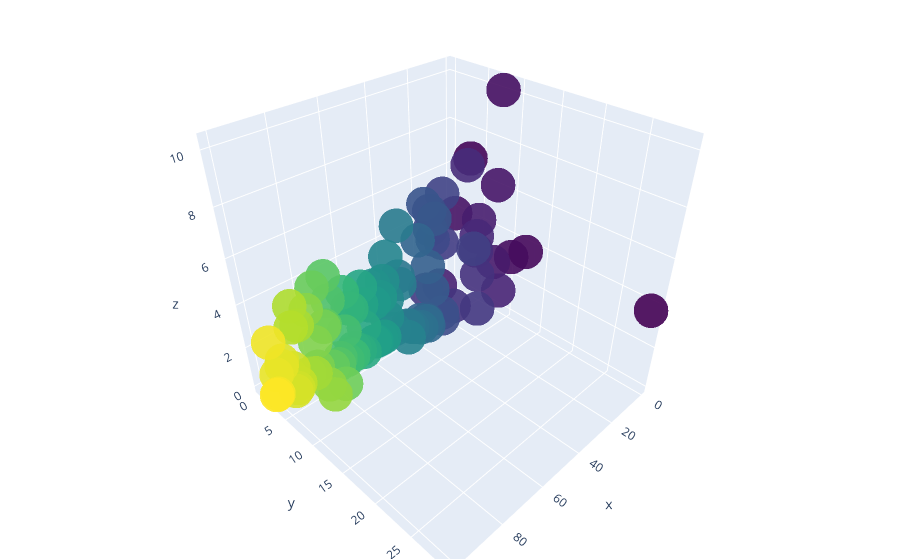

Notebook code for this chart:
### Code cell
trace1=go.Scatter3d(
    x=dframe.Rank,
    y=dframe.EU_Sales,
    z=dframe.JP_Sales,
    mode='markers',
    marker=dict(
        size=12,
        #color='rgb(135,25,25)',
        color=dframe.Rank,                # set color to an array/list of desired values
        colorscale='Viridis',             # choose a colorscale
        opacity=0.9
    )
)
edit_data=[trace1]
layout=go.Layout(
     margin=dict(
        l=1,
        r=1,
        b=1,
        t=1  
    )
)
fig=go.Figure(data=edit_data,layout=layout)
iplot(fig)
